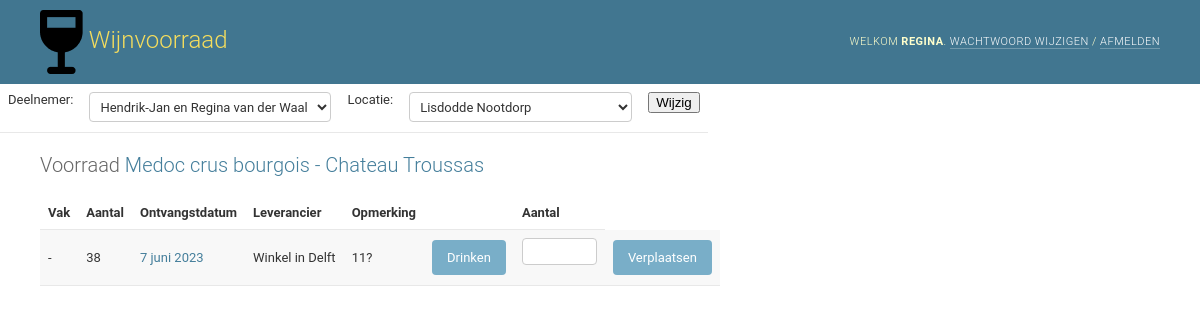
The app's page /WijnVoorraad/voorraad/1/ (signed in), older data.
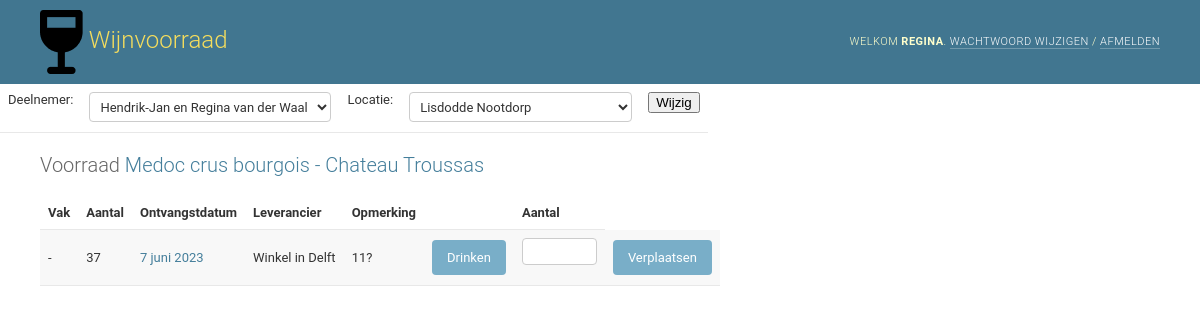
The same page, newer data.
### WijnVoorraad/models.py (models this page shows, shortened)
class WijnVoorraad(models.Model):
    wijn = models.ForeignKey(Wijn, on_delete=models.PROTECT)
    deelnemer = models.ForeignKey(Deelnemer, on_delete=models.PROTECT)
    ontvangst = models.ForeignKey(Ontvangst, on_delete=models.PROTECT)
    locatie = models.ForeignKey(Locatie, on_delete=models.PROTECT)
    vak = models.ForeignKey(Vak, on_delete=models.PROTECT, null=True, blank=True)
    aantal = models.IntegerField(default=0)
    class Meta:
        ordering = ["wijn", "deelnemer", "locatie", "vak"]
        verbose_name = "Wijnvoorraad"
        verbose_name_plural = "wijnvoorraad"
        constraints = [
            models.UniqueConstraint(
                name="unique_wijnvoorraad",
                fields=["wijn", "deelnemer", "locatie", "vak"],
                deferrable=Deferrable.DEFERRED,
            )
        ]

class Wijn(models.Model):
    naam = models.CharField(max_length=200)
    domein = models.CharField(max_length=200)
    wijnsoort = models.ForeignKey(WijnSoort, on_delete=models.PROTECT)
    def validate_jaartal(jaartal):
        if not (1900 < jaartal < 2500):
            raise ValidationError(
                (
                    "%(jaartal)s is geen geldig jaartal. Het jaartal moet liggen tussen 1901 en 2499"
                ),
                params={"jaartal": jaartal},
            )
    jaar = models.PositiveSmallIntegerField(
        null=True, blank=True, validators=[validate_jaartal]
    )
    land = models.CharField(max_length=200, blank=True)
    streek = models.CharField(max_length=200, blank=True)
    classificatie = models.CharField(max_length=200, blank=True)
    leverancier = models.CharField(max_length=200, blank=True)
    website = models.URLField(max_length=200, blank=True)
    opmerking = models.CharField(max_length=200, blank=True)
    foto = models.ImageField(upload_to='images/', null=True, blank=True)
    datumAangemaakt = models.DateTimeField(auto_now_add=True)
    datumAfgesloten = models.DateTimeField(null=True, blank=True)
    wijnDruivensoorten = models.ManyToManyField(
        DruivenSoort,
        through="WijnDruivensoort",
        through_fields=("wijn", "druivensoort"),
        null=True, blank=True
        )
    class Meta:
        ordering = ["naam"]
        verbose_name_plural = "wijnen"
        constraints = [
            models.UniqueConstraint(
                name="unique_wijn",
                fields=["naam", "domein"],
                deferrable=Deferrable.DEFERRED,
            )
        ]

class Ontvangst(models.Model):
    deelnemer = models.ForeignKey(Deelnemer, on_delete=models.PROTECT)
    wijn = models.ForeignKey(Wijn, on_delete=models.PROTECT)
    datumOntvangst = models.DateField(default=datetime.now)
    leverancier = models.CharField(max_length=200, blank=True)
    website = models.URLField(max_length=200, blank=True)
    prijs = models.DecimalField(max_digits=5, decimal_places=2, null=True, blank=True)
    opmerking = models.CharField(max_length=200, blank=True)
    class Meta:
        ordering = ["-datumOntvangst", "deelnemer", "wijn"]
        verbose_name_plural = "ontvangsten"

### WijnVoorraad/views.py (the view, shortened to what this page needs)
# urls.py: path('voorraad/<int:wijn_id>/', VoorraadDetailView.as_view(), name='voorraaddetail'),
class VoorraadDetailView(LoginRequiredMixin, ListView):
    model = WijnVoorraad
    context_object_name = 'voorraad_list'
    template_name = 'WijnVoorraad/Wijnvoorraad_detail.html'
    def get_queryset(self):
        set_session_context (self.request)
        d = get_session_context_deelnemer (self.request)
        l = get_session_context_locatie (self.request)
        w = self.kwargs['wijn_id']
        voorraad_list = WijnVoorraad.objects.filter(deelnemer__in=d, locatie__in=l, wijn=w)
        return voorraad_list
    def get_context_data(self, **kwargs):
        context = super().get_context_data(**kwargs)
        set_context (context)
        return context

### WijnVoorraad/views.py (called while the page is built)
def set_session_context (request):
    dc = request.session.get('deelnemer', None)
    if dc is None:
        u = request.user
        du = DeelnemerUser.objects.filter(user=u).values('deelnemer')
        if du.count() == 1:
            d = Deelnemer.objects.filter(pk__in=du)
            l = d[0].standaardLocatie
            request.session['deelnemer_id'] = d[0].id
            request.session['deelnemer'] = d[0].naam
            request.session['locatie_id'] = l.id
            request.session['locatie'] = l.omschrijving

def set_context (context):
        d = Deelnemer.objects.all()
        l = Locatie.objects.all
        context['deelnemer_list'] = d
        context['locatie_list'] = l

def get_session_context_deelnemer (request):
        dc = request.session.get('deelnemer_id', None)
        deelnemer = Deelnemer.objects.filter(pk=dc)
        return deelnemer

def get_session_context_locatie (request):
        lc = request.session.get('locatie_id', None)
        locatie = Locatie.objects.filter(pk=lc)
        return locatie

### WijnVoorraad/templates/WijnVoorraad/wijnvoorraad_detail.html (shortened to what this page needs)
{% extends "./base_context.html" %}
{% block content %}
<form method="post">{% csrf_token %}
<h1>Voorraad
  <a href="{% url 'WijnVoorraad:wijndetail' voorraad_list.first.wijn.id %}">
    {{ voorraad_list.first.wijn.naam }} - {{ voorraad_list.first.wijn.domein }}</a>
</h1>
<table>
    <tr>
        <td class="rowheader">
            Vak
        </td>
        <td class="rowheader">
            Aantal
        </td>
        <td class="rowheader">
            Ontvangstdatum
        </td>
        <td class="rowheader">
          Leverancier
        </td>
        <td class="rowheader">
            Opmerking
        </td>
        <td class="rowheader">
        </td>
        <td class="rowheader">
            Aantal
        </td>
  </tr>
    {% for v in voorraad_list %}
        <tr>
            <td style="vertical-align: middle">
                {% if v.vak.code %}
                    {{ v.vak.code }}
                {% else %}
                    -
                {% endif %}
            </td>
            <td style="vertical-align: middle">
                {{ v.aantal }}
            </td>
            <td style="vertical-align: middle">
                <a href="{% url 'WijnVoorraad:ontvangstdetail' v.ontvangst.id %}">{{ v.ontvangst.datumOntvangst }}</a>
            </td>
            <td style="vertical-align: middle">
                {{ v.ontvangst.leverancier }}
            </td>
            <td style="vertical-align: middle">
                {{ v.ontvangst.opmerking }}
            </td>
            <td>
                <input type="submit" name="Drinken" value="Drinken">
            </td>
            <td>
                <input type="number" name='aantal_verpl' min="1" max="{{ v.aantal }}" id="aantal_verpl{{ forloop.counter }}">
            </td>
            <td>
                <input type="submit" name="Verplaatsen" value="Verplaatsen">
            </td>
        </tr>
    {% empty %}
        <p>Er zijn GEEN ontvangsten.</p>
    {% endfor %}
  </table>
</form>
{% endblock %}

Row changes from the older to the newer data that the page shows:
changed WijnVoorraad "Winkel in Delft": aantal "38" → "37"
